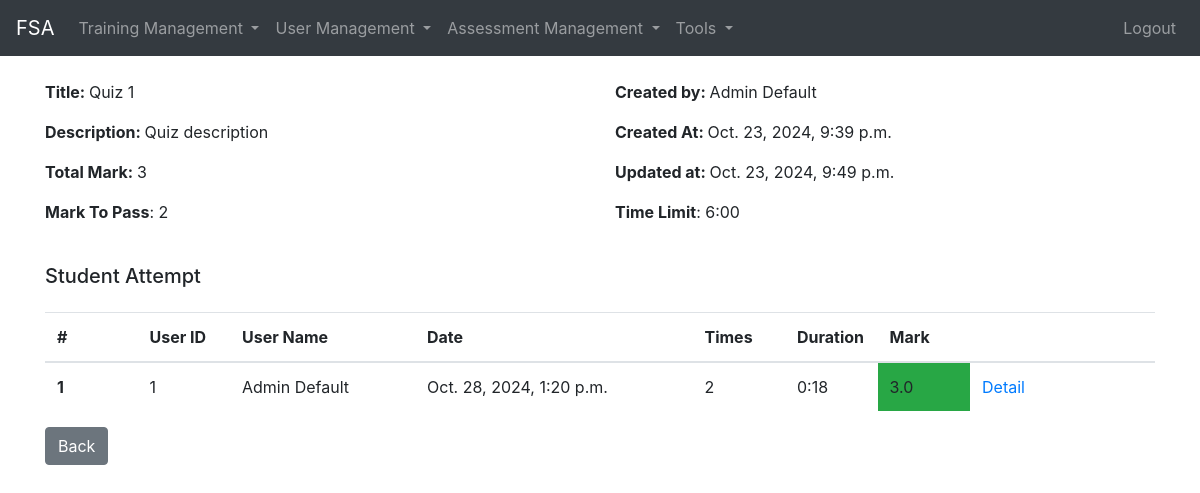
/course/1/sub_course/1/quiz/1/quiz_report_list/ (signed in), run on the app's committed database.
### module_group/models.py (models this page shows, shortened)
class ModuleGroup(models.Model):
    group_name = models.CharField(max_length=255)

### course/models.py (models this page shows, shortened)
class Quiz(models.Model):
    quiz_title = models.CharField(max_length=255)
    quiz_description = models.TextField(blank=True, null=True, max_length=500)
    total_mark = models.IntegerField()
    mark_to_pass = models.IntegerField()
    time_limit = models.IntegerField(null=True, default=0)
    using_seb = models.BooleanField(default=False)
    order = models.IntegerField()
    created_by = models.ForeignKey(User, on_delete= models.SET_NULL, null=True, related_name="quiz_created")
    sub_course = models.ForeignKey(Sub_Course, on_delete=models.CASCADE, related_name='quizzes')
    created_at = models.DateTimeField(auto_now_add=True)
    updated_at = models.DateTimeField(auto_now=True)
    class Meta:
        unique_together = ('order', 'sub_course')

class Student_Quiz_Attempt(models.Model):
    score = models.FloatField(default=0)
    is_proctored = models.BooleanField(default=False)
    proctoring_data = models.JSONField(null=True, default=dict)
    duration = models.IntegerField(default=0)
    attempt_date = models.DateTimeField(auto_now_add=True)
    user = models.ForeignKey(User, on_delete= models.CASCADE, related_name='attempted_quiz')
    quiz = models.ForeignKey(Quiz, on_delete= models.CASCADE, related_name='attempted_student')

### user/models.py (models this page shows, shortened)
class User(AbstractUser):
    full_name = models.CharField(max_length=255, blank=True, null=True)
    role = models.ForeignKey(Role, on_delete=models.SET_NULL, null=True, blank=True)

### course/views/quiz_report_management.py (the view)
# urls.py: path('<int:course_pk>/sub_course/<int:sub_course_pk>/quiz/<int:quiz_pk>/quiz_report_list/',quiz_report_management.quiz_report_list,name='quiz_report_list'),
@login_required
@user_passes_test(block_student)
def quiz_report_list(request, course_pk, sub_course_pk, quiz_pk):
    course = get_object_or_404(Course, pk=course_pk)
    sub_course = get_object_or_404(Sub_Course, pk=sub_course_pk)
    quiz = get_object_or_404(Quiz, pk=quiz_pk)
    module_groups = ModuleGroup.objects.all()
    all_attempted = quiz.attempted_student.all()
    unique_user_ids = set([attempted.user.id for attempted in all_attempted])
    last_attempt_per_user = {}
    for user_id in unique_user_ids:
        user = User.objects.get(id=user_id)
        all_attempt = all_attempted.filter(user=user).order_by("-id")
        last_attempt = all_attempt.first()
        last_attempt_per_user[last_attempt] = {"times": len(all_attempt)}
    context = {
        "module_groups": module_groups,
        "course": course,
        "sub_course": sub_course,
        "quiz": quiz,
        "last_attempt_per_user": last_attempt_per_user,
    }
    return render(request, "quiz_management/quiz_report_list.html", context)

### main/utils/block.py (called while the page is built)
def block_student(user):
    return user.role.role_name != 'Student'

### course/templates/quiz_management/quiz_report_list.html (shortened to what this page needs)
{% extends 'base.html' %}
{% load static %}
{% block content %}
<div class="container mt-4">
    <div class="row">
        <div class="col">
            <p><strong>Title: </strong>{{ quiz.quiz_title }}</p>
            <p><strong>Description: </strong>{{ quiz.quiz_description }}</p>
            <p><strong>Total Mark: </strong>{{ quiz.total_mark }}</p>
            <p><strong>Mark To Pass</strong>: {{ quiz.mark_to_pass }}</p>
        </div>
        <div class="col">
            <p><strong>Created by: </strong>{{ quiz.created_by.full_name }}</p>
            <p><strong>Created At: </strong>{{ quiz.created_at }}</p>
            <p><strong>Updated at: </strong>{{ quiz.updated_at }}</p>
            <p><strong>Time Limit</strong>: <span class="time">{{ quiz.time_limit }}</span></p>
        </div>
    </div>
    <h5 class="mt-4">Student Attempt</h5>
    <table class="table mt-4">
        <thead>
            <tr>
                <th class="col-1">#</th>
                <th class="col-1">User ID</th>
                <th class="col-2">User Name</th>
                <th class="col-3">Date</th>
                <th class="col-1">Times</th>
                <th class="col-1">Duration</th>
                <th class="col-1">Mark</th>
                <th class="col-2"></th>
            </tr>
        </thead>
        <tbody>
            {% for attempt, dict_data in last_attempt_per_user.items %}
            <tr>
                <th scope="row" style="justify-content: center;">{{ forloop.counter }}</th>
                <td>{{ attempt.user.id }}</td>
                <td>{{ attempt.user.full_name }}</td>
                <td>{{ attempt.attempt_date }}</td>
                <td>{{ dict_data.times }}</td>
                <td><span class="time">{{ attempt.duration }}</span></td>
                <td class="{% if attempt.score >= quiz.mark_to_pass %}bg-success{% else %}bg-danger{% endif %}">
                    {{attempt.score }}
                </td>
                <td>
                    <a href="{% url 'course:quiz_report_detail' course.pk sub_course.pk quiz.pk attempt.user.id attempt.id %}">
                        Detail
                    </a>
                </td>
            </tr>
            {% endfor %}
        </tbody>
    </table>
    <a class="btn btn-secondary" href="{% url 'course:sub_course_list' course.pk %}">Back</a>
</div>
{% endblock %}

### templates/base.html (shortened to what this page needs)
<!DOCTYPE html>
<html lang="en">
    <head>
        {% load static %}
        <link rel="stylesheet" href="https://cdn.jsdelivr.net/npm/bootstrap@4.6.2/dist/css/bootstrap.min.css">
        <link rel="stylesheet" href="https://cdnjs.cloudflare.com/ajax/libs/font-awesome/6.6.0/css/all.min.css">
    </head>
<body>
    <nav class="navbar navbar-expand-lg navbar-dark bg-dark">
        <a class="navbar-brand" href="{% url 'main:home' %}">FSA</a>
        <div class="collapse navbar-collapse">
            <ul class="navbar-nav mr-auto">
                {% for group in module_groups %}
                    <li class="nav-item dropdown">
                        <a class="nav-link dropdown-toggle" href="#" id="{{ group.id }}" role="button" data-toggle="dropdown" aria-haspopup="true" aria-expanded="false">
                            {{ group.group_name }}
                        </a>
                    </li>
                {% endfor %}
            </ul>
            <ul class="navbar-nav ml-auto">
                {% if user.is_authenticated %}
                    <li class="nav-item">
                        <a class="nav-link" href="{% url 'main:logout' %}">Logout</a>
                    </li>
                {% else %}
                    <li class="nav-item">
                        <a class="nav-link" href="{% url 'main:login' %}">Login</a>
                    </li>
                {% endif %}
            </ul>
        </div>
    </nav>
    <div class="container-fluid mt-4">
        {% block content %}
        {% endblock %}
    </div>
</body>
</html>

### data on the page
ModuleGroup: group_name "Training Management"
ModuleGroup: group_name "User Management"
ModuleGroup: group_name "Assessment Management"
ModuleGroup: group_name "Tools"
Quiz: quiz_title "Quiz 1", quiz_description "Quiz description", total_mark "3", mark_to_pass "2", created_by.full_name "Admin Default", created_at "Oct. 23, 2024, 9:39 p.m.", updated_at "Oct. 23, 2024, 9:49 p.m."
Student_Quiz_Attempt: user.id "1", user.full_name "Admin Default", attempt_date "Oct. 28, 2024, 1:20 p.m.", times "2", score "3.0"
